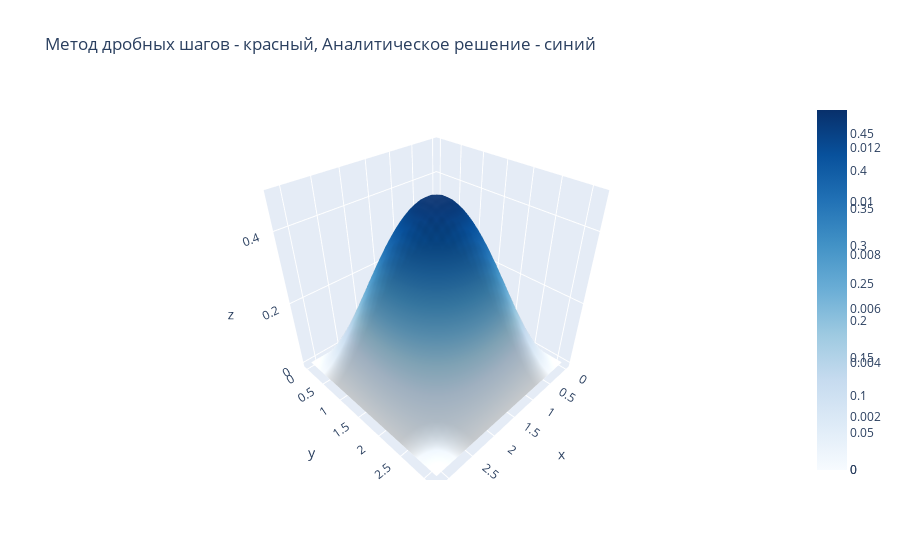

This figure's notebook cell:
### Code cell
fig = go.Figure(data=[go.Surface(z=UUU[len(TT) // 2], x=XX, y=YY, colorscale='Reds', name='Метод дробных шагов'), go.Surface(z=U_true2[len(TT) // 2], x=XX, y=YY, colorscale='Blues', name='Аналитическое решение')])
fig.update_layout(title='Метод дробных шагов - красный, Аналитическое решение - синий', showlegend=True)
fig.show()

### Figure 1 — Plotly figure (JSON) as saved in the notebook; plotly's stock layout.template omitted (floating-point values rounded to 4 significant figures; data arrays with more than 128 entries replaced by an {"elided": "..."} marker saying what was removed)
{"data": [{"colorscale": [[0, "rgb(255,245,240)"], [0.125, "rgb(254,224,210)"], [0.25, "rgb(252,187,161)"], [0.375, "rgb(252,146,114)"], [0.5, "rgb(251,106,74)"], [0.625, "rgb(239,59,44)"], [0.75, "rgb(203,24,29)"], [0.875, "rgb(165,15,21)"], [1, "rgb(103,0,13)"]], "name": "Метод дробных шагов", "type": "surface", "x": [0, 0.1083, 0.2167, 0.325, 0.4333, 0.5417, 0.65, 0.7583, 0.8666, 0.975, 1.083, 1.192, 1.3, 1.408, 1.517, 1.625, 1.733, 1.842, 1.95, 2.058, 2.167, 2.275, 2.383, 2.492, 2.6, 2.708, 2.817, 2.925, 3.033, 3.142], "y": [0, 0.1083, 0.2167, 0.325, 0.4333, 0.5417, 0.65, 0.7583, 0.8666, 0.975, 1.083, 1.192, 1.3, 1.408, 1.517, 1.625, 1.733, 1.842, 1.95, 2.058, 2.167, 2.275, 2.383, 2.492, 2.6, 2.708, 2.817, 2.925, 3.033, 3.142], "z": {"elided": "30x30 float values"}}, {"colorscale": [[0, "rgb(247,251,255)"], [0.125, "rgb(222,235,247)"], [0.25, "rgb(198,219,239)"], [0.375, "rgb(158,202,225)"], [0.5, "rgb(107,174,214)"], [0.625, "rgb(66,146,198)"], [0.75, "rgb(33,113,181)"], [0.875, "rgb(8,81,156)"], [1, "rgb(8,48,107)"]], "name": "Аналитическое решение", "type": "surface", "x": [0, 0.1083, 0.2167, 0.325, 0.4333, 0.5417, 0.65, 0.7583, 0.8666, 0.975, 1.083, 1.192, 1.3, 1.408, 1.517, 1.625, 1.733, 1.842, 1.95, 2.058, 2.167, 2.275, 2.383, 2.492, 2.6, 2.708, 2.817, 2.925, 3.033, 3.142], "y": [0, 0.1083, 0.2167, 0.325, 0.4333, 0.5417, 0.65, 0.7583, 0.8666, 0.975, 1.083, 1.192, 1.3, 1.408, 1.517, 1.625, 1.733, 1.842, 1.95, 2.058, 2.167, 2.275, 2.383, 2.492, 2.6, 2.708, 2.817, 2.925, 3.033, 3.142], "z": {"elided": "30x30 float values"}}], "layout": {"showlegend": true, "title": {"text": "Метод дробных шагов - красный, Аналитическое решение - синий"}}}
